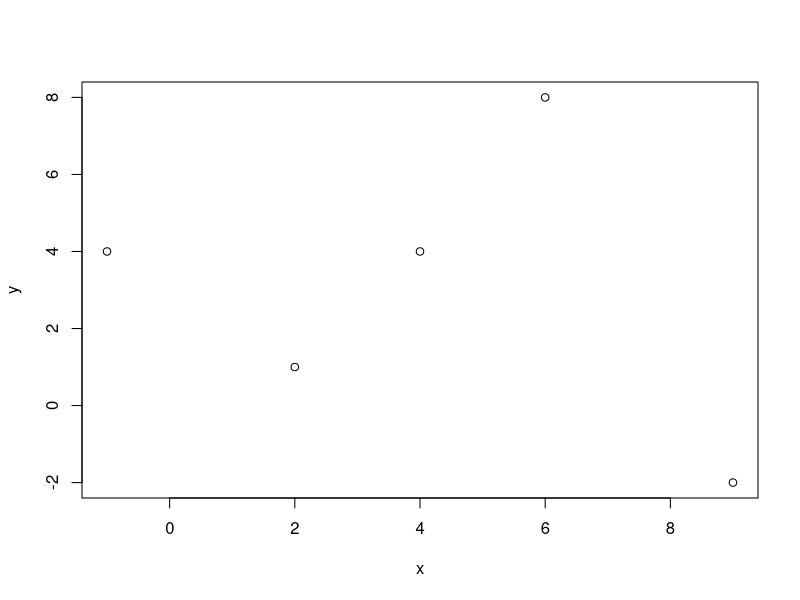
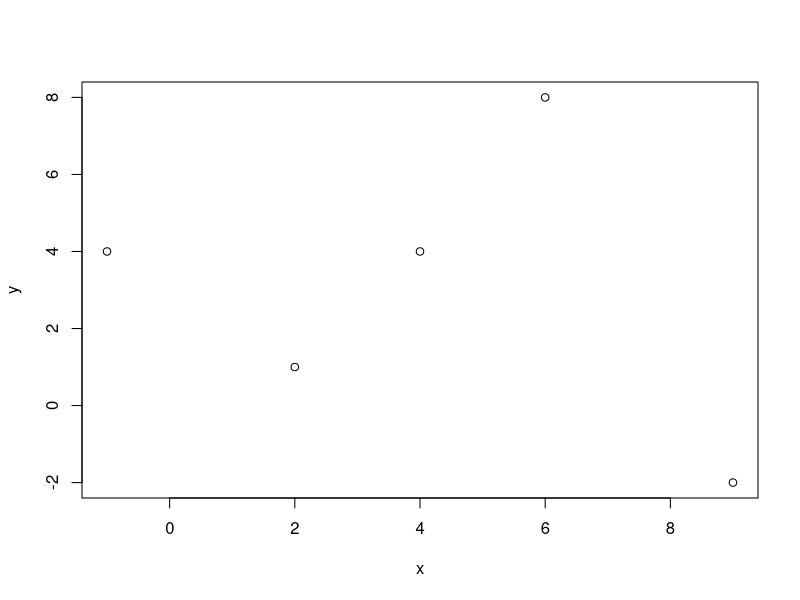
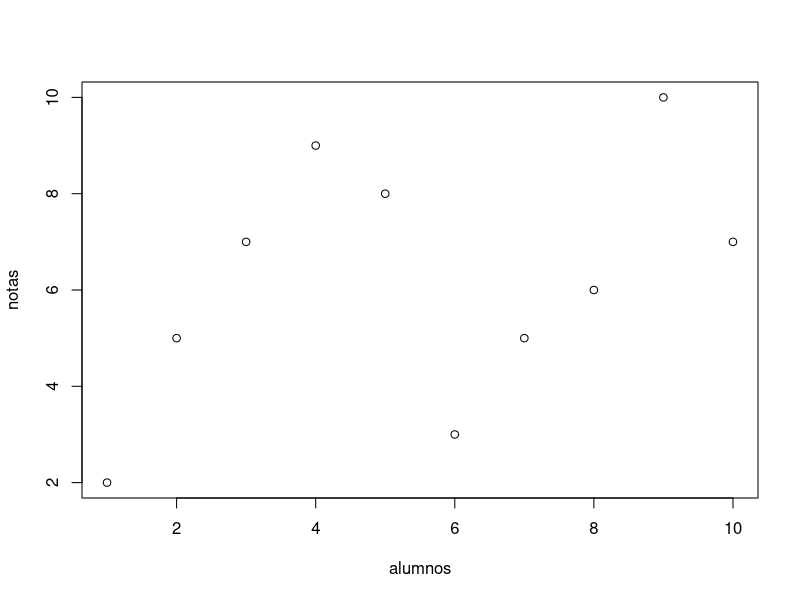
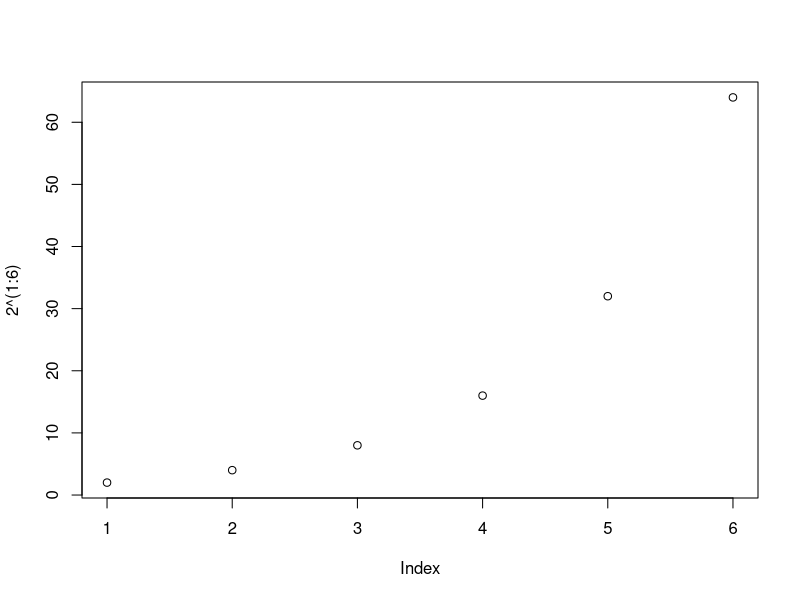
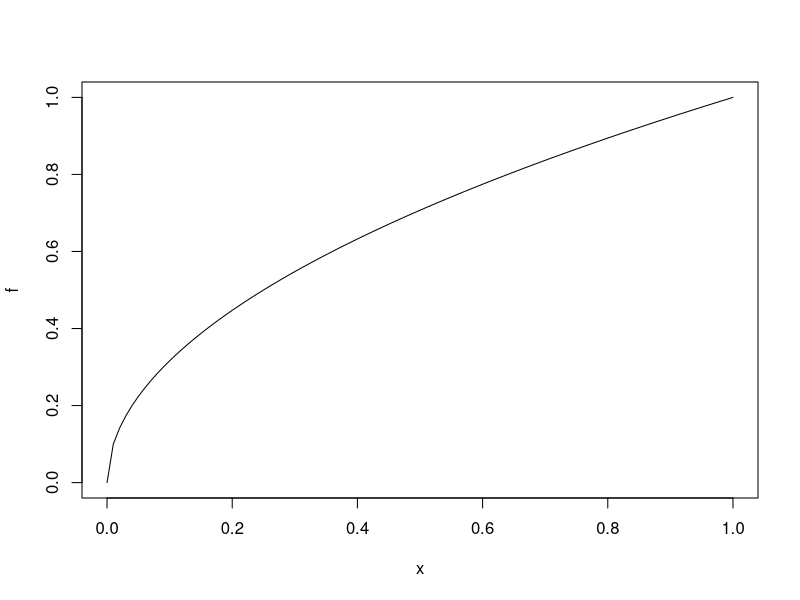
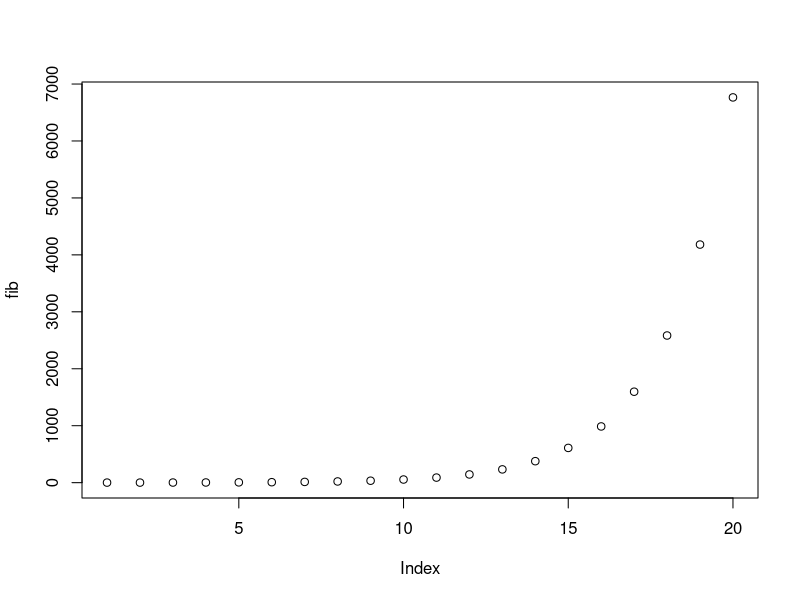
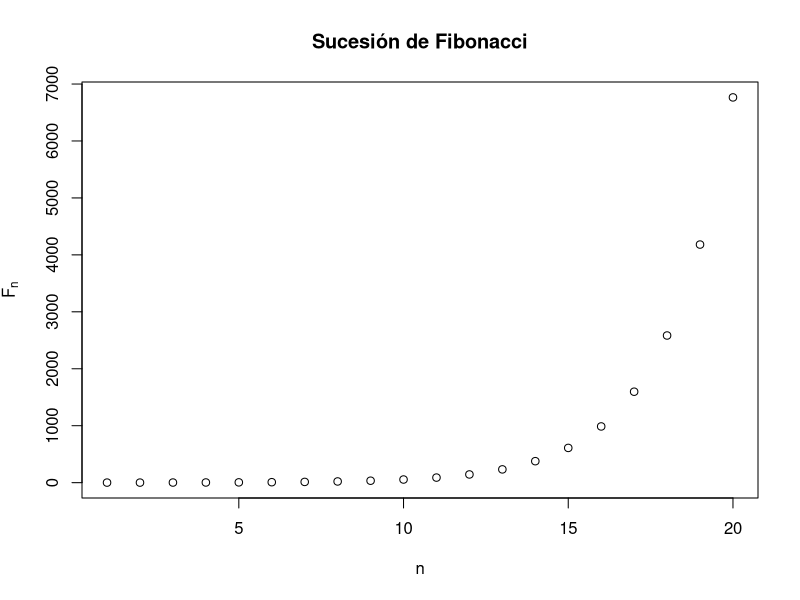
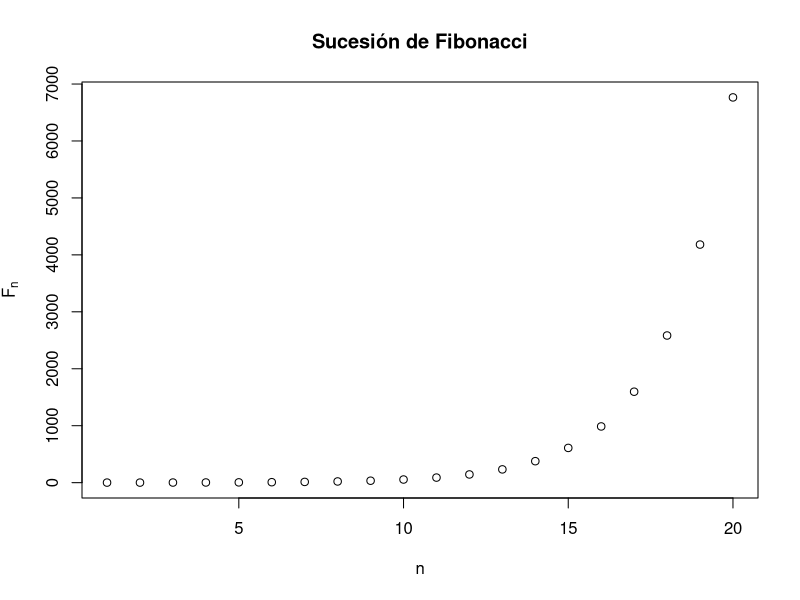

Source code (R) for these figures, in order:
## ---- chunk 1
knitr::opts_chunk$set(echo = TRUE)
## ---- chunk 2
x = c(2,6,4,9,-1)
y = c(1,8,4,-2,4)
plot(x,y)
## ---- chunk 3
x = c(2,6,4,9,-1)
y = c(1,8,4,-2,4)
plot(x,y)
## ---- chunk 4
alumnos = c(1:10)
notas = c(2,5,7,9,8,3,5,6,10,7)
plot(alumnos,notas)
## ---- chunk 5
plot(2^(1:6))
## ---- chunk 6
f <- function(x){ sqrt(x) }
plot(f)
## ---- chunk 7
n = 1:20
fib = (1/sqrt(5))*((1+sqrt(5))/2)^n - (1/sqrt(5))*((1-sqrt(5))/2)^n
plot(fib)
## ---- chunk 8
n = 1:20
fib = (1/sqrt(5))*((1+sqrt(5))/2)^n - (1/sqrt(5))*((1-sqrt(5))/2)^n
plot(fib, xlab = "n", ylab = expression(F[n]),
     main = "Sucesión de Fibonacci")
## ---- chunk 9
n = 1:20
fib = (1/sqrt(5))*((1+sqrt(5))/2)^n - (1/sqrt(5))*((1-sqrt(5))/2)^n
plot(fib, xlab = "n", ylab = expression(F[n]),
     main = "Sucesión de Fibonacci", pch = 21)
## ---- chunk 10
n = 1:20
fib = (1/sqrt(5))*((1+sqrt(5))/2)^n - (1/sqrt(5))*((1-sqrt(5))/2)^n
plot(fib, xlab = "n", ylab = expression(F[n]),
     main = "Sucesión de Fibonacci", pch = 21, cex = 2)
## ---- chunk 11
n = 1:20
fib = (1/sqrt(5))*((1+sqrt(5))/2)^n - (1/sqrt(5))*((1-sqrt(5))/2)^n
plot(fib, xlab = "n", ylab = expression(F[n]),
     main = "Sucesión de Fibonacci", pch = 21, cex = 2,
     col = "firebrick4")
## ---- chunk 12
n = 1:20
fib = (1/sqrt(5))*((1+sqrt(5))/2)^n - (1/sqrt(5))*((1-sqrt(5))/2)^n
plot(fib, xlab = "n", ylab = expression(F[n]),
     main = "Sucesión de Fibonacci", pch = 21, cex = 2,
     col = "firebrick4", bg = "darkturquoise")
## ---- chunk 13
n = 1:20
fib = (1/sqrt(5))*((1+sqrt(5))/2)^n - (1/sqrt(5))*((1-sqrt(5))/2)^n
plot(fib, xlab = "n", ylab = expression(log(F[n])),
     main = "Sucesión de Fibonacci", pch = 21, cex = 2,
     col = "firebrick4", bg = "darkturquoise", log = "y")
## ---- chunk 14
n = 1:20
fib = (1/sqrt(5))*((1+sqrt(5))/2)^n - (1/sqrt(5))*((1-sqrt(5))/2)^n
par(mfrow = c(2,2))
plot(fib, xlab = "n", ylab = expression(F[n]),
     main = "Sucesión de Fibonacci", pch = 21, cex = 2,
     col = "firebrick4", bg = "darkturquoise")
plot(fib, xlab = "n", ylab = expression(F[n]),
     main = "Sucesión de Fibonacci - log x", pch = 21, cex = 2,
     col = "firebrick4", bg = "darkturquoise", log = "x")
plot(fib, xlab = "n", ylab = expression(F[n]),
     main = "Sucesión de Fibonacci - log y ", pch = 21, cex = 2,
     col = "firebrick4", bg = "darkturquoise", log = "y")
plot(fib, xlab = "n", ylab = expression(F[n]),
     main = "Sucesión de Fibonacci - log xy", pch = 21, cex = 2,
     col = "firebrick4", bg = "darkturquoise", log = "xy")
## ---- chunk 15
par(mfrow = c(3,2))
x = c(50:59)
y = c(2,9,25,3,100,77,62,54,19,40)
plot(x,y, pch = 23, cex = 2, col = "blue", type = "p")
plot(x,y, pch = 23, cex = 2, col = "blueviolet", type = "l")
plot(x,y, pch = 23, cex = 2, col = "darkolivegreen4", type = "b")
plot(x,y, pch = 23, cex = 2, col = "deeppink", type = "o")
plot(x,y, pch = 23, cex = 2, col = "springgreen", type = "h")
plot(x,y, pch = 23, cex = 2, col = "firebrick1", type = "s")
par(mfrow = c(1,1))
## ---- chunk 16
par(mfrow = c(4,1))
plot(n, fib, pch = 21, col = "red", bg = "yellow", cex = 1, 
     main = "Fibonacci",
     type = "o", lty = "solid", lwd = 2, 
     xlim = c(1,10), ylim = c(1, 100),
     xaxp = c(1,10,3), yaxp = c(0,100, 10))
plot(n, fib, pch = 21, col = "red", bg = "yellow", cex = 1, 
     main = "Fibonacci",
     type = "o", lty = "dashed", lwd = 2, 
     xlim = c(1,10), ylim = c(1, 100),
     xaxp = c(1,10,5), yaxp = c(0,100, 8))
plot(n, fib, pch = 21, col = "red", bg = "yellow", cex = 1, 
     main = "Fibonacci",
     type = "o", lty = "dotted", lwd = 2, 
     xlim = c(1,10), ylim = c(1, 100),
     xaxp = c(1,10,10), yaxp = c(0,100, 5))
plot(n, fib, pch = 21, col = "red", bg = "yellow", cex = 1, 
     main = "Fibonacci",
     type = "o", lty = "dotdash", lwd = 2, 
     xlim = c(1,10), ylim = c(1, 100),
     xaxp = c(1,10,20), yaxp = c(0,100, 1))
## ---- chunk 17
x = (2*(1:20))
y = (-1)^(1:20)*5*(1:20)
plot(x,y, main = "Ejemplo de grafico", pch = 8, cex = 1, type = "b", lty = 4, lwd = 4, 
     xaxp = c(0,40,2), yaxp = c(-100,100,8))
## ---- chunk 18
x = (2*(1:20))
y = (-1)^(1:20)*5*(1:20)
plot(x,y, main = "Poniendo un punto y una recta", pch = 8, cex = 1, type = "b", lty = 4, 
     lwd = 4, xaxp = c(0,40,2), yaxp = c(-100,100,8))
points(20,0, col = "red", cex = 4, pch = 16)
abline (h = 0, lty = 2, lwd = 2, col = "dodgerblue")
## ---- chunk 19
f <- function(x){
  x^2 -2*x + sqrt(abs(x))
}
plot(f, xlim = c(-3,3))
points(0,0, pch = 19)
points(-3:3, (-3:3)^2, col = "blue") # Parábóla centrada original.
abline(2,3, lty = "dashed", lwd = 3, col = "red") # Recta con pendiente 3.
abline(v = 2, lty = "dotted", lwd = 3, col = "green") # Recta vertical en x=2.
abline(h = 5, lty = "dotdash", lwd = 3, col = "gray") # Recta horizontal en y=5.
## ---- chunk 20
f <- function(x){x^2}
plot(f, xlim = c(-3,3), col = "red", lwd = 2, ylab = expression(y^2), xlab = "x")
abline(h=0:9, v = -3:3, lty="dotted", lwd = 2, col = "grey")
## ---- chunk 21
plot(tan, xlim = c(-pi, pi), ylim = c(-5,5))
abline(v = c(-pi/2, pi/2), col = "red")
## ---- chunk 22
plot(0,0)
text(0,0, labels = "debajo", pos = 1)
text(0,0, labels = "izquierda", pos = 2)
text(0,0, labels = "arriba", pos = 3)
text(0,0, labels = "derecha", pos = 4)
points(0,1)
text(0,1, labels = "centro")
## ---- chunk 23
alumnos = c(1:10)
notas = c(2,5,7,9,8,3,5,6,10,7)
plot(alumnos,notas, main = "Grafico con texto")
text(alumnos,notas, labels = c("S","A","N","E","N","S","A","A","E","N"), 
     pos = c(rep(3,times = 8),1,3))
## ---- chunk 24
x = c(5*(1:20))
plot(x,c(exp(-x)+(-1)^x*x/2*sin(x)^2)) # Puntos vacíos
lines(c(20,10,40,80,60,60,20),c(20,0,-20,-20,40,0,20), 
      lwd = 2, col = "deepskyblue4") # Notemos que los puntos inciales y finales son iguales para que sea una figura cerrada
curve(20*sin(x), add = TRUE,
      col = "green")
## ---- chunk 25
f <- function(x){x^2}
plot(f, xlim = c(-3,3), ylim = c(-10,10))
points(-3:3, f(-3:3), pch = 19)
lines(-3:3, f(-3:3), 
      lwd = 2, lty = "dotted", 
      col = "red")
curve(x^3, lty = "dashed", 
      col = "blue", add = TRUE)
curve(x^4, lty = "dashed", 
      col = "orangered", add=TRUE)
legend("bottomright", 
       legend = c(expression(x^2), expression(x^3), expression(x^4)), # En el mismo orden que aparecen las gráficas en el código
       lwd = 2, 
       col = c("red", "blue", "orangered"), # Los colores en el orden respectivo a las gráficas
       lty = c("dotted", "dashed", "dashed") # Estilo del línea en el orden respectivo a las gráficas
       )
## ---- chunk 26
x = seq(0,2*pi,0.1)
plot(x, sin(x),
     type="l",col="blue",
     lwd=3, xlab="", ylab="")
lines(x, cos(x),
      col="green",lwd=3)
lines(x, tan(x),
      col="purple",lwd=3)
legend("bottomleft",
       col=c("blue","green","purple"),
       legend=c("Seno","Coseno", "Tangente"), 
       lwd=3, bty="l")
## ---- chunk 27
x = c(5*(1:10))
plot(x,c(exp(-x)+(-1)^x*x/2*sin(x)^2), xlab = "", ylab = "", 
     main = "Grafico con varios elementos")
segments(10,0, # Coordinates of points from which to draw
         40,0, # Coordinates of points to which to draw. At least one must the supplied
         col = "red", lwd = 4)
arrows(10,0, # Coordinates of points from which to draw
       40,-10, # Coordinates of points to which to draw. At least one must the supplied
       col = " blue",
       length = 0.5, # Length of the edges of the arrow head (in inches)
       angle = 5, # Angle from the shaft of the arrow to the edge of the arrow head
       code = 3) # Integer code, determining kind of arrows to be drawn
# Inner star:
symbols(40,0, # The x and y co-ordinates for the centres of the symbols. They can be specified in any way which is accepted by xy.coords.
        stars = cbind(1,.5,1,.5,1,.5,1,.5,1,.5), # A matrix with three or more columns giving the lengths of the rays from the center of the stars. NA values are replaced by zeroes.
        add = TRUE, # If add is TRUE, the symbols are added to an existing plot, otherwise a new plot is created.
        lwd = 3,
        inches = 0.5) # Argument inches controls the sizes of the symbols. If TRUE (the default), the symbols are scaled so that the largest dimension of any symbol is one inch. If a positive number is given the symbols are scaled to make largest dimension this size in inches (so TRUE and 1 are equivalent). If inches is FALSE, the units are taken to be those of the appropriate axes. (For circles, squares and stars the units of the x axis are used. For boxplots, the lengths of the whiskers are regarded as dimensions alongside width and height when scaling by inches, and are otherwise interpreted in the units of the y axis.) 
# Outter star:
symbols(40,0,
        stars = cbind(1,.5,1,.5,1,.5,1,.5,1,.5),
        add = TRUE,
        lwd = 3)
polygon(c(20,30,40),c(10,-10,10), # Vectors containing the coordinates of the vertices of the polygon.
        col = "gold",
        density = 3, # The density of shading lines, in lines per inch. The default value of NULL means that no shading lines are drawn. A zero value of density means no shading nor filling whereas negative values and NA suppress shading (and so allow color filling).
        angle = 90, # Te slope of shading lines, given as an angle in degrees (counter-clockwise).
        lty = 4, lwd = 5)
